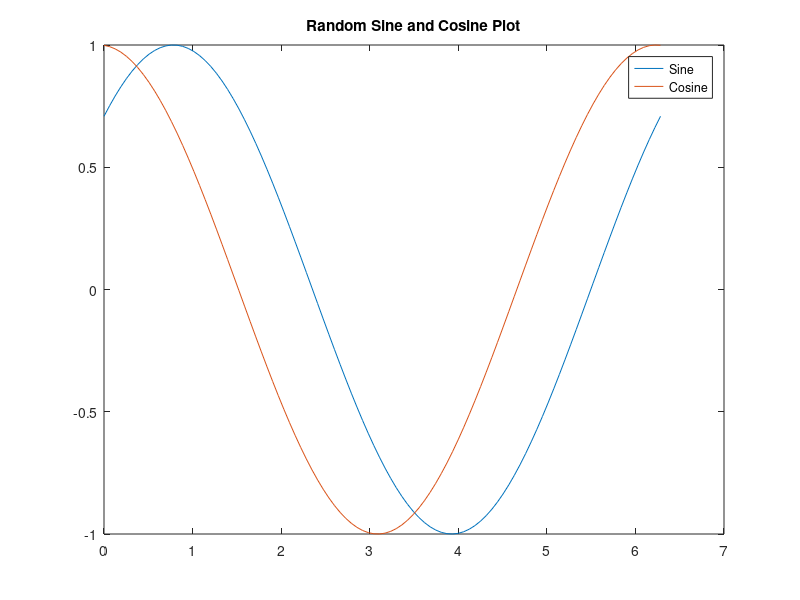
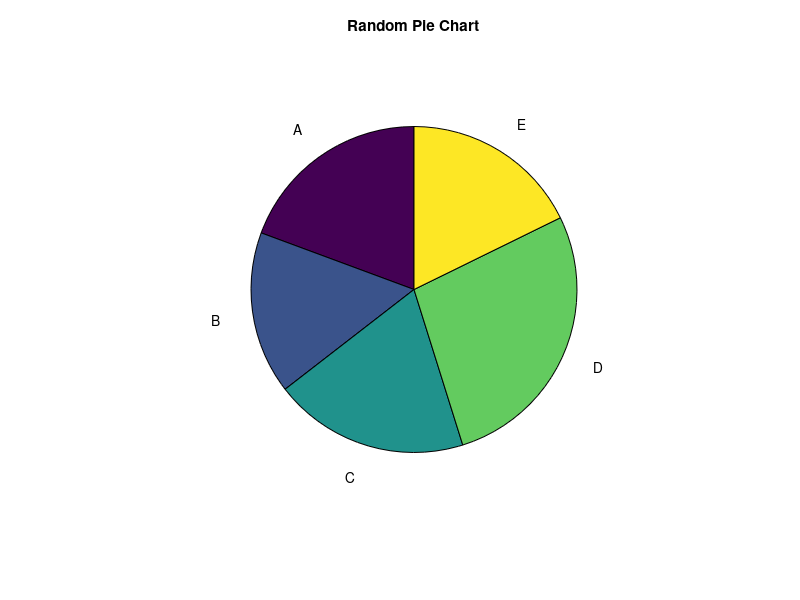

Here is the MATLAB script that generated these plots, in order:
% Day 060: Random Sine and Cosine Plot
x = linspace(0, 2*pi, 100);
y1 = sin(x + rand());
y2 = cos(x + rand());
plot(x, y1, x, y2);
legend('Sine', 'Cosine');
title('Random Sine and Cosine Plot');

% Day 060: Random Pie Chart Generation
values = randi(20, 1, 5);
labels = {'A', 'B', 'C', 'D', 'E'};
figure;
pie(values, labels);
title('Random Pie Chart');
